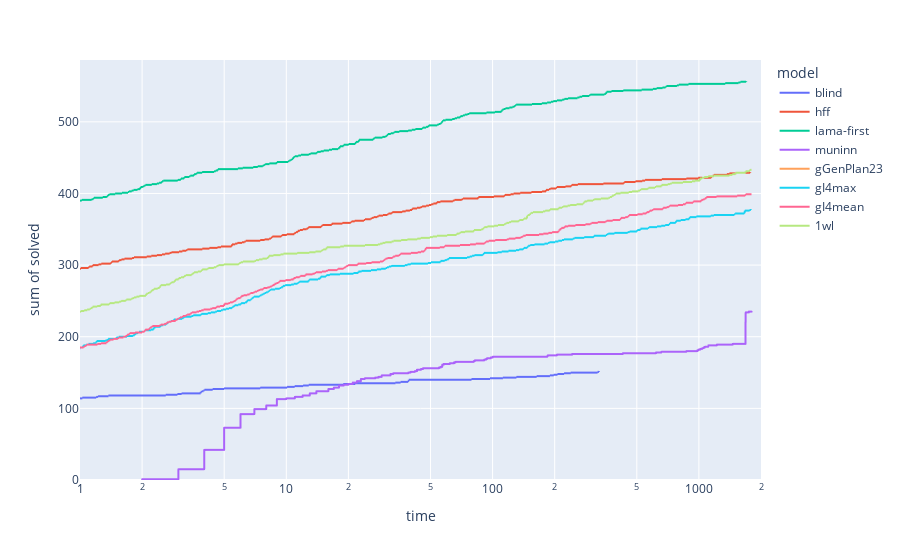

The cell this chart's notebook holds for it:
### Markdown cell above
### Cumulative runtime

### Code cell
fig = px.ecdf(
    WHOLE_DF,
    x="time",
    y="solved",
    color="model",
    ecdfnorm=None,
    log_x=True,
    range_x=(1, 2000),
)
fig.show()
fig.write_html("px/cumulative_runtime.html")

### Figure 1 — Plotly figure (JSON) as saved in the notebook; plotly's stock layout.template omitted (floating-point values rounded to 4 significant figures; data arrays with more than 128 entries replaced by an {"elided": "..."} marker saying what was removed)
{"data": [{"hovertemplate": "model=blind<br>time=%{x}<br>sum of solved=%{y}<extra></extra>", "legendgroup": "blind", "line": {"dash": "solid", "shape": "hv"}, "marker": {"color": "#636efa", "symbol": "circle"}, "mode": "lines", "name": "blind", "showlegend": true, "type": "scattergl", "x": {"elided": "900 float values"}, "xaxis": "x", "y": {"elided": "900 int values"}, "yaxis": "y"}, {"hovertemplate": "model=hff<br>time=%{x}<br>sum of solved=%{y}<extra></extra>", "legendgroup": "hff", "line": {"dash": "solid", "shape": "hv"}, "marker": {"color": "#EF553B", "symbol": "circle"}, "mode": "lines", "name": "hff", "showlegend": true, "type": "scattergl", "x": {"elided": "900 float values"}, "xaxis": "x", "y": {"elided": "900 int values"}, "yaxis": "y"}, {"hovertemplate": "model=lama-first<br>time=%{x}<br>sum of solved=%{y}<extra></extra>", "legendgroup": "lama-first", "line": {"dash": "solid", "shape": "hv"}, "marker": {"color": "#00cc96", "symbol": "circle"}, "mode": "lines", "name": "lama-first", "showlegend": true, "type": "scattergl", "x": {"elided": "900 float values"}, "xaxis": "x", "y": {"elided": "900 int values"}, "yaxis": "y"}, {"hovertemplate": "model=muninn<br>time=%{x}<br>sum of solved=%{y}<extra></extra>", "legendgroup": "muninn", "line": {"dash": "solid", "shape": "hv"}, "marker": {"color": "#ab63fa", "symbol": "circle"}, "mode": "lines", "name": "muninn", "showlegend": true, "type": "scattergl", "x": {"elided": "900 int values"}, "xaxis": "x", "y": {"elided": "900 int values"}, "yaxis": "y"}, {"hovertemplate": "model=gGenPlan23<br>time=%{x}<br>sum of solved=%{y}<extra></extra>", "legendgroup": "gGenPlan23", "line": {"dash": "solid", "shape": "hv"}, "marker": {"color": "#FFA15A", "symbol": "circle"}, "mode": "lines", "name": "gGenPlan23", "showlegend": true, "type": "scattergl", "x": {"elided": "900 int values"}, "xaxis": "x", "y": {"elided": "900 int values"}, "yaxis": "y"}, {"hovertemplate": "model=gI4max<br>time=%{x}<br>sum of solved=%{y}<extra></extra>", "legendgroup": "gI4max", "line": {"dash": "solid", "shape": "hv"}, "marker": {"color": "#19d3f3", "symbol": "circle"}, "mode": "lines", "name": "gI4max", "showlegend": true, "type": "scattergl", "x": {"elided": "900 float values"}, "xaxis": "x", "y": {"elided": "900 int values"}, "yaxis": "y"}, {"hovertemplate": "model=gI4mean<br>time=%{x}<br>sum of solved=%{y}<extra></extra>", "legendgroup": "gI4mean", "line": {"dash": "solid", "shape": "hv"}, "marker": {"color": "#FF6692", "symbol": "circle"}, "mode": "lines", "name": "gI4mean", "showlegend": true, "type": "scattergl", "x": {"elided": "900 float values"}, "xaxis": "x", "y": {"elided": "900 int values"}, "yaxis": "y"}, {"hovertemplate": "model=1wl<br>time=%{x}<br>sum of solved=%{y}<extra></extra>", "legendgroup": "1wl", "line": {"dash": "solid", "shape": "hv"}, "marker": {"color": "#B6E880", "symbol": "circle"}, "mode": "lines", "name": "1wl", "showlegend": true, "type": "scattergl", "x": {"elided": "900 float values"}, "xaxis": "x", "y": {"elided": "900 int values"}, "yaxis": "y"}], "layout": {"legend": {"title": {"text": "model"}, "tracegroupgap": 0}, "margin": {"t": 60}, "xaxis": {"anchor": "y", "domain": [0, 1], "range": [0, 3.301], "title": {"text": "time"}, "type": "log"}, "yaxis": {"anchor": "x", "domain": [0, 1], "rangemode": "tozero", "title": {"text": "sum of solved"}}}}
